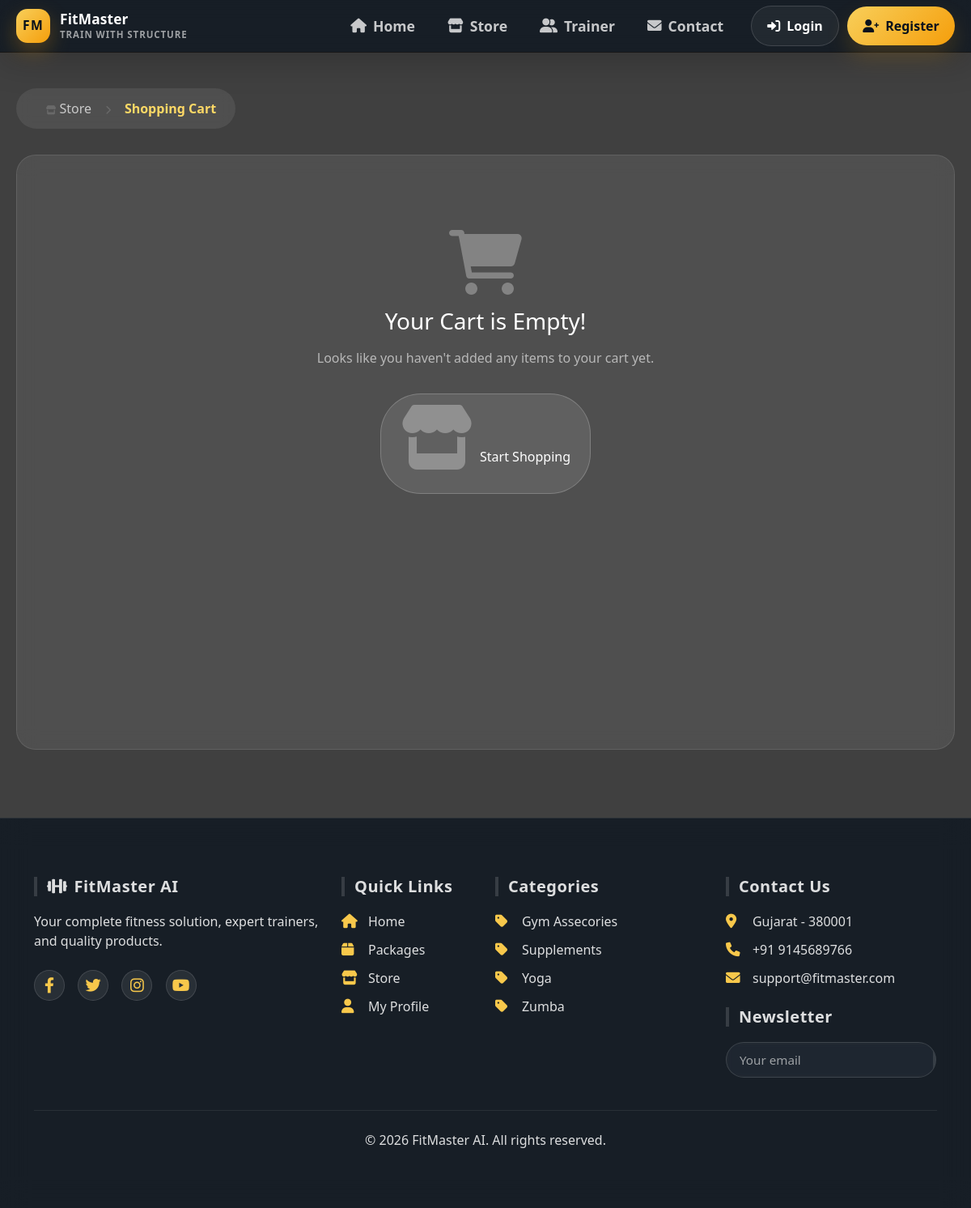
Page /cart_view/ on the committed database.
### Fit/models.py (models this page shows, shortened)
class Category(models.Model):
    name=models.CharField(max_length=100)
    image=models.ImageField(upload_to='Category_images')

### Fit/views.py (the view)
# urls.py: path('cart_view/', cart_view, name='cart_view'),
def cart_view(request):
    if 'login' in request.session:
        user_data = User.objects.get(email=request.session['login'])
        cart_data = Cart.objects.filter(users=user_data, order_id=0)
        total = 0
        for i in cart_data:
            total += i.total_price
        if 'outofstock' in request.session:
            del request.session['outofstock']
            return render(request, 'cart.html', {'cart_data': cart_data, 'login': True, 'total': total,
                                                 'outofstock': "The product is our of stock for a while"})
        else:
            if cart_data:
                return render(request, 'cart.html',
                              {'cart_data': cart_data, 'login': True, 'total': total, 'data': True})
            else:
                return render(request, 'cart.html', {'cart_data': cart_data, 'login': True, 'total': total})
    else:
        return render(request, 'cart.html')

### Fit/templates/cart.html (shortened to what this page needs)
﻿{% extends "nav.html" %}
{% load static %}
{% block extra_css %}
<link rel="stylesheet" href="{% static 'css/templates/cart.css' %}">
{% endblock %}
{% block content %}
<!DOCTYPE html>
<html lang="en">
<head>
  <link href="https://cdn.jsdelivr.net/npm/bootstrap@5.3.2/dist/css/bootstrap.min.css" rel="stylesheet">
  <link rel="stylesheet" href="https://cdnjs.cloudflare.com/ajax/libs/font-awesome/6.0.0/css/all.min.css">
  <link href="https://unpkg.com/aos@2.3.1/dist/aos.css" rel="stylesheet">
</head>
<body>
  <div class="cart-container">
    <div class="breadcrumb-custom" data-aos="fade-down">
      <a href="{% url 'store' %}"><i class="fas fa-store me-1"></i>Store</a>
      <i class="fas fa-chevron-right"></i>
      <span>Shopping Cart</span>
    </div>
    {% if data %}
    <div class="action-bar" data-aos="fade-down">
      <div class="cart-count">
        <i class="fas fa-shopping-cart me-1"></i>
        <span id="cartCount">{{ cart_data|length }}</span> items in cart
      </div>
      <a href="{% url 'removeall' %}" class="btn-remove-all" onclick="return confirm('Are you sure you want to remove all items?')">
        <i class="fas fa-trash-alt me-1"></i> Remove All
      </a>
    </div>
    <div class="row g-4">
      <div class="col-lg-8" data-aos="fade-right">
        <div class="glass-card">
          <h3 class="section-title">
            <i class="fas fa-shopping-cart me-2"></i>Shopping Cart
          </h3>
          <div class="table-responsive">
            <table class="cart-table">
              <thead>
                <tr>
                  <th>Product</th>
                  <th>Price</th>
                  <th>Quantity</th>
                  <th>Total</th>
                  <th></th>
                </tr>
              </thead>
              <tbody>
                {% for i in cart_data %}
                <tr data-product-id="{{ i.id }}" data-price="{{ i.pro.price }}">
                  <td data-label="Product">
                    <div class="cart-product">
                      <div class="cart-product-img">
                        {% if i.pro.image %}
                        <img src="{{ i.pro.image.url }}" alt="{{ i.pro.name }}">
                        {% else %}
                        <img src="https://via.placeholder.com/160x160?text=FitMaster+Product" alt="{{ i.pro.name }}">
                        {% endif %}
                      </div>
                      <div class="cart-product-info">
                        <h4>{{ i.pro.name }}</h4>
                        <p>{{ i.pro.category.name }}</p>
                      </div>
                    </div>
                  </td>
                            <td data-label="Price" class="product-price">Rs. {{ i.pro.price }}</td>
                  <td data-label="Quantity">
                    <div class="quantity-selector">
                                    <a href="{% url 'minus_pro' i.id %}" class="quantity-btn">-</a>
                      <input type="text" class="quantity-input" value="{{ i.qty }}" readonly>
                      <a href="{% url 'plus_pro' i.id %}" class="quantity-btn">+</a>
                    </div>
                  </td>
                            <td data-label="Total" class="product-price">Rs. {{ i.total_price }}</td>
                  <td data-label="Remove">
                    <a href="{% url 'remove' i.id %}" class="btn-remove">
                      <i class="fas fa-trash-alt"></i>
                    </a>
                  </td>
                </tr>
                {% endfor %}
              </tbody>
            </table>
          </div>
        </div>
      </div>
      <div class="col-lg-4" data-aos="fade-left">
        <div class="glass-card">
          <h3 class="section-title">
            <i class="fas fa-receipt me-2"></i>Order Summary
          </h3>
          <div class="order-summary">
            <div class="summary-row">
              <span>Subtotal</span>
                    <span>Rs. {{ total }}</span>
            </div>
            <div class="summary-row">
              <span>Shipping</span>
              <span>Free</span>
            </div>
            <div class="summary-row grand-total">
              <span>Total Amount</span>
                    <span>Rs. {{ total }}</span>
            </div>
          </div>
          <a href="{% url 'checkout' %}" class="btn-checkout">
            <i class="fas fa-lock me-2"></i> Proceed to Checkout
          </a>
          <div class="mt-4 text-center">
            <a href="{% url 'store' %}" class="btn-continue">
              <i class="fas fa-arrow-left me-2"></i>Continue Shopping
            </a>
          </div>
          <div class="mt-3 text-center" style="font-size: 0.8rem; color: rgba(255,255,255,0.5);">
            <i class="fas fa-credit-card me-2"></i>
            <i class="fab fa-google-pay me-2"></i>
            <i class="fab fa-amazon-pay me-2"></i>
            <i class="fas fa-money-bill-wave"></i>
            <div class="mt-2">
              <i class="fas fa-shield-alt me-1"></i> Secure Payment
              <i class="fas fa-lock ms-2 me-1"></i> 100% Secure
            </div>
          </div>
        </div>
      </div>
    </div>
    {% else %}
    <div class="glass-card" data-aos="fade-up">
      <div class="empty-cart">
        <i class="fas fa-shopping-cart"></i>
        <h3>Your Cart is Empty!</h3>
        <p>Looks like you haven't added any items to your cart yet.</p>
        <a href="{% url 'store' %}" class="btn-continue">
          <i class="fas fa-store me-2"></i>Start Shopping
        </a>
      </div>
    </div>
    {% endif %}
  </div>
</body>
</html>
{% endblock content %}

### Fit/templates/nav.html (shortened to what this page needs)
﻿<!DOCTYPE html>
<html lang="en">
<head>
    <link href="https://cdn.jsdelivr.net/npm/bootstrap@5.3.2/dist/css/bootstrap.min.css" rel="stylesheet">
    <link rel="stylesheet" href="https://cdnjs.cloudflare.com/ajax/libs/font-awesome/6.0.0/css/all.min.css">
    <link href="https://unpkg.com/aos@2.3.1/dist/aos.css" rel="stylesheet">
    {% load static %}
    <link rel="stylesheet" href="{% static 'css/style.css' %}">
    <link rel="stylesheet" href="{% static 'css/templates/nav.css' %}">
    {% block extra_css %}{% endblock %}
</head>
<body>
<nav class="navbar navbar-expand-lg fixed-top glass-navbar site-navbar">
    <div class="container">
        <a class="navbar-brand site-brand" href="{% url 'index' %}">
            <span class="site-brand-mark">
                <span class="site-brand-initials">FM</span>
            </span>
            <span class="site-brand-copy">
                <span class="site-brand-title">FitMaster</span>
                <span class="site-brand-sub">Train With Structure</span>
            </span>
        </a>
        <div class="collapse navbar-collapse" id="navbarNav">
            <ul class="navbar-nav ms-auto site-nav-links">
                <li class="nav-item">
                    <a class="nav-link {% if request.path == '/' %}active{% endif %}" href="{% url 'index' %}"><i class="fas fa-house"></i>Home</a>
                </li>
                <li class="nav-item">
                    <a class="nav-link {% if request.path == '/store/' %}active{% endif %}" href="{% url 'store' %}"><i class="fas fa-store"></i>Store</a>
                </li>
                <li class="nav-item">
                    <a class="nav-link {% if request.path == '/trainer-detail/' %}active{% endif %}" href="{% url 'trainer_detail' %}"><i class="fas fa-user-group"></i>Trainer</a>
                </li>
                <li class="nav-item">
                    <a class="nav-link {% if request.path == '/contact/' %}active{% endif %}" href="{% url 'contact_page' %}">
                        <i class="fas fa-envelope"></i>Contact
                    </a>
                </li>
            </ul>
            <div class="site-nav-actions">
                {% if request.session.login %}
                    <div class="site-account-dropdown" id="accountDropdown">
                        <button class="site-pill site-dropdown-toggle site-pill-outline" type="button" id="accountDropdownToggle" aria-expanded="false" aria-controls="accountDropdownMenu">
                            <i class="fas fa-user"></i>Account
                        </button>
                        <div class="site-dropdown-menu" id="accountDropdownMenu">
                            <a class="site-dropdown-item" href="{% url 'userprofile' %}">
                                <i class="fas fa-user-circle"></i>Profile
                            </a>
                            <a class="site-dropdown-item" href="{% url 'usermember' %}">
                                <i class="fas fa-crown"></i>Membership
                            </a>
                            <a class="site-dropdown-item" href="{% url 'myplan' %}">
                                <i class="fas fa-chart-line"></i>My Plans
                            </a>
                            <a class="site-dropdown-item" href="{% url 'user_orders' %}">
                                <i class="fas fa-bag-shopping"></i>Orders
                            </a>
                            <a class="site-dropdown-item" href="{% url 'bmi_calculator' %}">
                                <i class="fas fa-calculator"></i>BMI Tracker
                            </a>
                            <a class="site-dropdown-item" href="{% url 'cart_view' %}">
                                <i class="fas fa-cart-shopping"></i>Cart
                            </a>
                            <div class="site-dropdown-divider"></div>
                            <a class="site-dropdown-item" href="{% url 'logout' %}">
                                <i class="fas fa-right-from-bracket"></i>Logout
                            </a>
                        </div>
                    </div>
                {% else %}
                    <a class="site-pill site-pill-outline" href="{% url 'login' %}">
                        <i class="fas fa-right-to-bracket"></i>Login
                    </a>
                    <a class="site-pill site-pill-primary" href="{% url 'register' %}">
                        <i class="fas fa-user-plus"></i>Register
                    </a>
                {% endif %}
            </div>
        </div>
    </div>
</nav>
<main class="w-100">
    {% block content %}{% endblock %}
</main>
<footer class="glass-footer" id="contact">
    <div class="container">
        <div class="row g-4">
            <div class="col-lg-4 col-md-6">
                <h5><i class="fas fa-dumbbell me-2"></i>FitMaster AI</h5>
                <p class="mt-3">Your complete fitness solution, expert trainers, and quality
                    products.</p>
                <div class="social-links">
                    <a href="#"><i class="fab fa-facebook-f"></i></a>
                    <a href="#"><i class="fab fa-twitter"></i></a>
                    <a href="#"><i class="fab fa-instagram"></i></a>
                    <a href="#"><i class="fab fa-youtube"></i></a>
                </div>
            </div>
            <div class="col-lg-2 col-md-6">
                <h5>Quick Links</h5>
                <ul class="footer-links">
                    <li><a href="{% url 'index' %}"><i class="fas fa-home"></i> Home</a></li>
                    <li><a href="{% url 'usermember' %}"><i class="fas fa-box"></i> Packages</a></li>
                    <li><a href="{% url 'store' %}"><i class="fas fa-store"></i> Store</a></li>
                    <li><a href="{% url 'userprofile' %}"><i class="fas fa-user"></i> My Profile</a></li>
                </ul>
            </div>
            <div class="col-lg-3 col-md-6">
                <h5>Categories</h5>
                <ul class="footer-links">
                    {% for category in footer_categories %}
                    <li><a href="{% url 'product' category.id %}"><i class="fas fa-tag"></i> {{ category.name }}</a></li>
                    {% empty %}
                    <li><a href="{% url 'store' %}"><i class="fas fa-store"></i> Browse Products</a></li>
                    {% endfor %}
                </ul>
            </div>
            <div class="col-lg-3 col-md-6">
                <h5>Contact Us</h5>
                <ul class="footer-links">
                    <li><i class="fas fa-map-marker-alt"></i> Gujarat - 380001</li>
                    <li><i class="fas fa-phone"></i> +91 9145689766</li>
                    <li><i class="fas fa-envelope"></i> support@fitmaster.com</li>
                </ul>
                <h5 class="mt-4">Newsletter</h5>
                <form method="post" action="{% url 'subscribe_newsletter' %}" class="newsletter-form">
                    <input type="email" name="newsletter_email" placeholder="Your email" required>
                    <button type="submit"></button>
                </form>
            </div>
        </div>
        <div class="footer-bottom">
            <p>&copy; 2026 FitMaster AI. All rights reserved.</p>
        </div>
    </div>
</footer>
</body>
</html>

### rows in the picture
Category: name "Gym Assecories"
Category: name "Supplements"
Category: name "Yoga"
Category: name "Zumba"
